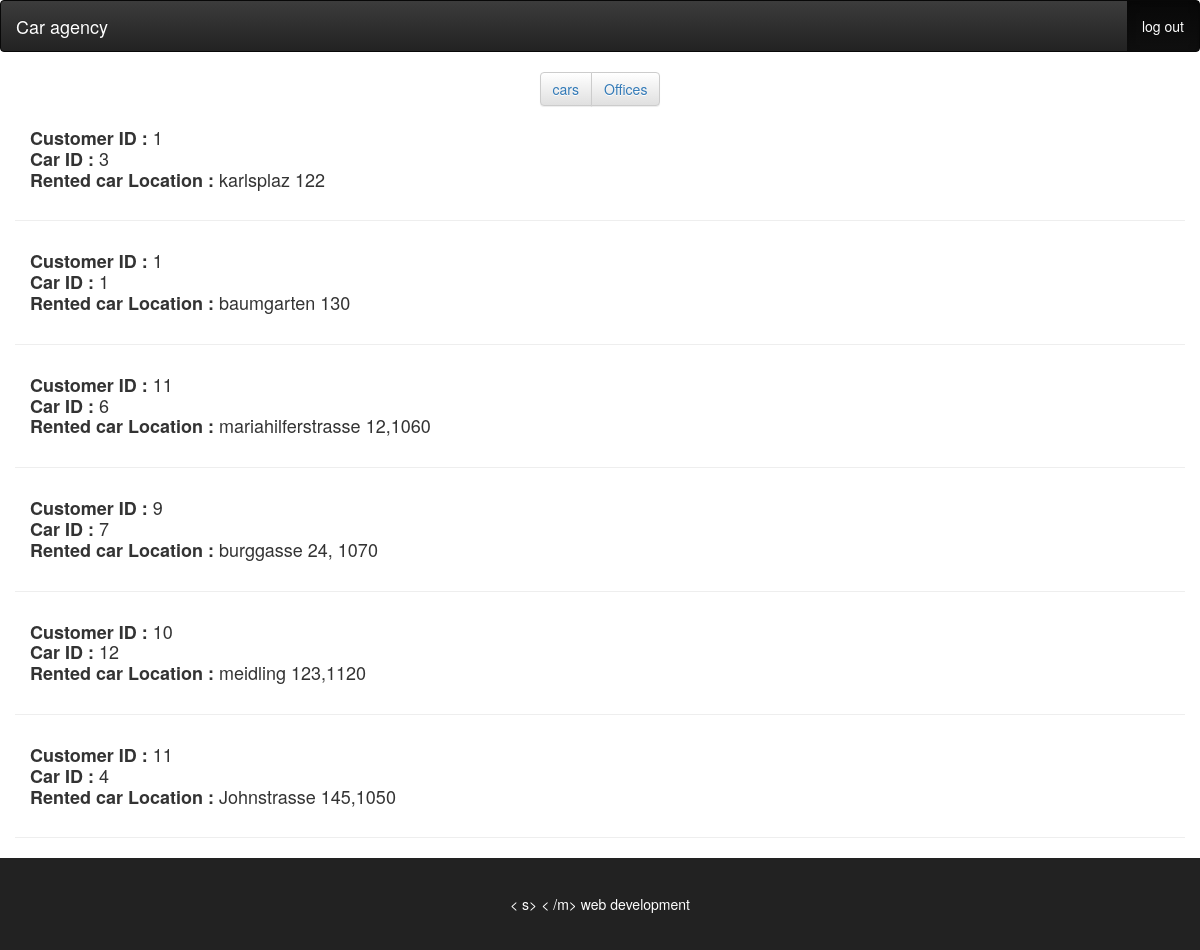
Page /admin.php (signed in) on the committed database.
### tables this page shows
CREATE TABLE `rented_cars` (
  `rented_car_id` int(11) NOT NULL,
  `fk_car_id` int(11) DEFAULT NULL,
  `fk_cust_id` int(11) DEFAULT NULL,
  `rented_car_location` varchar(100) DEFAULT NULL
);

### admin.php (the view, shortened to what this page needs)
<?php
require_once 'dbconnect.php';
?>
<!DOCTYPE html>
<html>
<head>
<link rel="stylesheet" type="text/css" href="style.css">
<link rel="stylesheet" href="https://maxcdn.bootstrapcdn.com/bootstrap/3.3.7/css/bootstrap.min.css">
<link rel="stylesheet" href="https://maxcdn.bootstrapcdn.com/bootstrap/3.3.7/css/bootstrap-theme.min.css">
</head>
<body>
<nav class="navbar navbar-inverse">
  <div class="container-fluid">
    <div class="navbar-header">
      <a class="navbar-brand" href="login.php">Car agency</a>
    </div>
    <ul class="nav navbar-nav navbar-right">
<li  class="active">
	<a  href="logout.php?logout"> log out
	</a>
</li>
</ul>
    </div>
</nav>
<div id="filter" class="container">
<div class="btn-group" role="group" aria-label="...">
  <button type="button" class="btn btn-default"><a href="home.php"> cars </a></button>
  <button type="button" class="btn btn-default">
  <a href="office.php"> Offices </a></button>
</div>
</div>
<?php
$sql1       = "SELECT * from rented_cars ";
$res_office = mysqli_query($conn, $sql1);
while ($office_row = mysqli_fetch_array($res_office)) {
	echo '<div id="office" class="card col-xs-12">
<div class="container">
            <h4>
              <b>Customer ID : </b> ', $office_row['fk_cust_id'], '<br> <b>Car ID : </b>', $office_row['fk_car_id'], ' <br> <b> Rented car Location :</b> ', $office_row['rented_car_location'], '</h4>  </div> <hr></div>';
}
?>
<footer class="col-xs-12">
&lt;
s&gt;
&lt;
/m&gt;
 web development
</footer>
</body>
</html>

### style.css (style rules this page uses)
.navbar-brand { color: white !important; }
footer { background-color: #222222; text-align: center; color: white; padding: 3%; }
#filter { text-align: center; margin: auto; margin-bottom: 1%; }

### rows in the picture
rented_cars: fk_cust "1", fk_car "3", rented_car_location "karlsplaz 122"
rented_cars: fk_cust "1", fk_car "1", rented_car_location "baumgarten 130"
rented_cars: fk_cust "11", fk_car "6", rented_car_location "mariahilferstrasse 12,1060"
rented_cars: fk_cust "9", fk_car "7", rented_car_location "burggasse 24, 1070"
rented_cars: fk_cust "10", fk_car "12", rented_car_location "meidling 123,1120"
rented_cars: fk_cust "11", fk_car "4", rented_car_location "Johnstrasse 145,1050"
